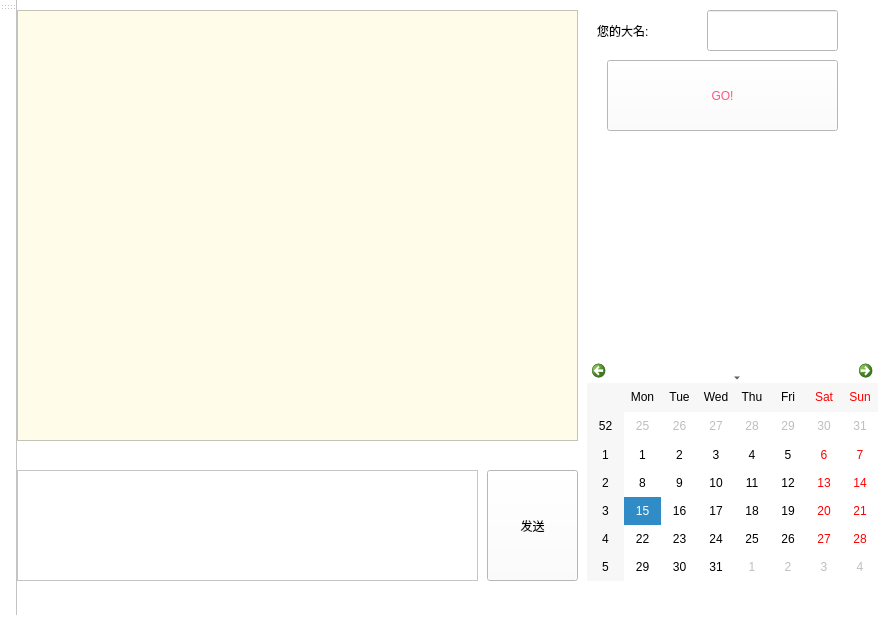
<?xml version="1.0" encoding="UTF-8"?>
<ui version="4.0">
 <class>MainWindow</class>
 <widget class="QMainWindow" name="MainWindow">
  <property name="geometry">
   <rect>
    <x>0</x>
    <y>0</y>
    <width>887</width>
    <height>637</height>
   </rect>
  </property>
  <property name="font">
   <font>
    <family>Cambria</family>
    <pointsize>12</pointsize>
   </font>
  </property>
  <property name="mouseTracking">
   <bool>false</bool>
  </property>
  <property name="tabletTracking">
   <bool>false</bool>
  </property>
  <property name="windowTitle">
   <string>MainWindow</string>
  </property>
  <property name="windowOpacity">
   <double>0.900000000000000</double>
  </property>
  <property name="styleSheet">
   <string notr="true">background-color: rgb(255, 255, 255);</string>
  </property>
  <widget class="QWidget" name="centralWidget">
   <widget class="QTextBrowser" name="textBrowser">
    <property name="geometry">
     <rect>
      <x>0</x>
      <y>10</y>
      <width>561</width>
      <height>431</height>
     </rect>
    </property>
    <property name="styleSheet">
     <string notr="true">background-color: rgb(255, 253, 234);
font: 10pt &quot;宋体&quot;;</string>
    </property>
   </widget>
   <widget class="QTextEdit" name="textEdit">
    <property name="geometry">
     <rect>
      <x>0</x>
      <y>470</y>
      <width>461</width>
      <height>111</height>
     </rect>
    </property>
    <property name="styleSheet">
     <string notr="true">font: 14pt &quot;微软雅黑&quot;;</string>
    </property>
   </widget>
   <widget class="QPushButton" name="SendButton">
    <property name="geometry">
     <rect>
      <x>470</x>
      <y>470</y>
      <width>91</width>
      <height>111</height>
     </rect>
    </property>
    <property name="text">
     <string>发送</string>
    </property>
   </widget>
   <widget class="QLineEdit" name="lineEdit">
    <property name="geometry">
     <rect>
      <x>690</x>
      <y>10</y>
      <width>131</width>
      <height>41</height>
     </rect>
    </property>
    <property name="styleSheet">
     <string notr="true">font: 75 12pt &quot;微软雅黑&quot;;</string>
    </property>
    <property name="text">
     <string/>
    </property>
   </widget>
   <widget class="QLabel" name="label">
    <property name="geometry">
     <rect>
      <x>580</x>
      <y>10</y>
      <width>101</width>
      <height>41</height>
     </rect>
    </property>
    <property name="styleSheet">
     <string notr="true">font: 75 12pt &quot;等线&quot;;</string>
    </property>
    <property name="text">
     <string>您的大名:</string>
    </property>
   </widget>
   <widget class="QPushButton" name="pushButton">
    <property name="geometry">
     <rect>
      <x>590</x>
      <y>60</y>
      <width>231</width>
      <height>71</height>
     </rect>
    </property>
    <property name="styleSheet">
     <string notr="true">font: 75 14pt &quot;微软雅黑&quot;;
color: rgb(255, 85, 127);</string>
    </property>
    <property name="text">
     <string>GO!</string>
    </property>
   </widget>
   <widget class="QCalendarWidget" name="calendarWidget">
    <property name="geometry">
     <rect>
      <x>570</x>
      <y>360</y>
      <width>291</width>
      <height>221</height>
     </rect>
    </property>
   </widget>
   <widget class="QLabel" name="label_2">
    <property name="geometry">
     <rect>
      <x>590</x>
      <y>150</y>
      <width>251</width>
      <height>211</height>
     </rect>
    </property>
    <property name="text">
     <string>&lt;html&gt;&lt;head/&gt;&lt;body&gt;&lt;p&gt;&lt;img src=&quot;:/1.png&quot;/&gt;&lt;/p&gt;&lt;/body&gt;&lt;/html&gt;</string>
    </property>
   </widget>
   <zorder>textEdit</zorder>
   <zorder>SendButton</zorder>
   <zorder>lineEdit</zorder>
   <zorder>label</zorder>
   <zorder>pushButton</zorder>
   <zorder>calendarWidget</zorder>
   <zorder>textBrowser</zorder>
   <zorder>label_2</zorder>
  </widget>
  <widget class="QToolBar" name="mainToolBar">
   <attribute name="toolBarArea">
    <enum>LeftToolBarArea</enum>
   </attribute>
   <attribute name="toolBarBreak">
    <bool>false</bool>
   </attribute>
  </widget>
  <widget class="QStatusBar" name="statusBar"/>
 </widget>
 <layoutdefault spacing="6" margin="11"/>
 <resources/>
 <connections/>
</ui>
